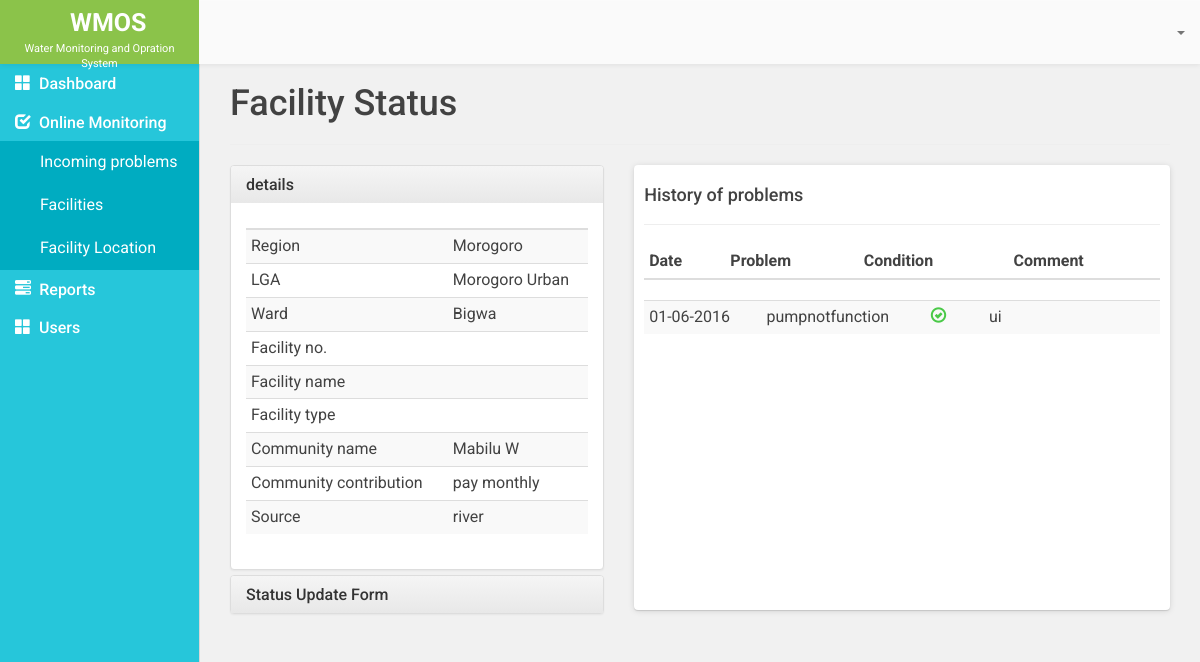
The app's page /edit_facility_status.php, older data.
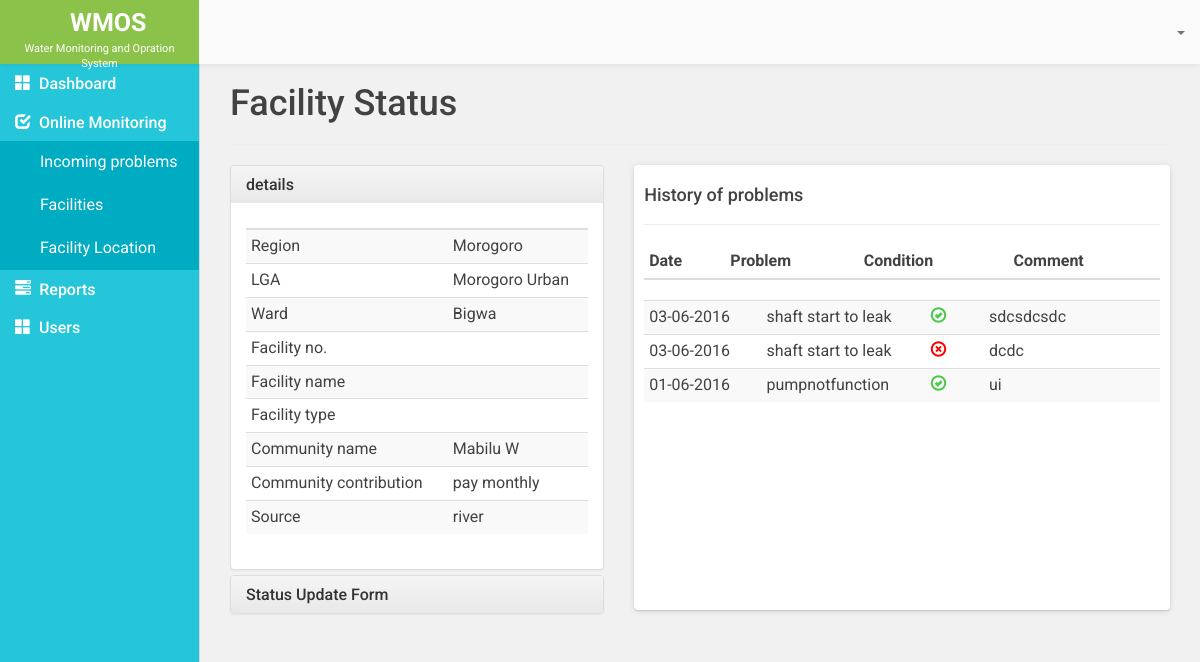
The same page, newer data.
### tables this page shows
CREATE TABLE `faci_status` (
  `id` int(11) NOT NULL,
  `faci_num` varchar(255) DEFAULT NULL,
  `problem_id` varchar(255) NOT NULL,
  `faci_con` varchar(255) DEFAULT NULL COMMENT 'facility condition or facility status',
  `comment` varchar(255) DEFAULT NULL,
  `date_of_update` varchar(255) DEFAULT NULL
);

### edit_facility_status.php (the view, shortened to what the changed rows need)
<?php
  include 'database.php';
  $id = $_GET['id'];
  $sql = "SELECT * FROM faci WHERE faci_num ='$id'";
  $result = mysqli_query($conn,$sql) or die(mysqli_error());
  while ($row = mysqli_fetch_assoc($result)) {
    $data= array(
      'region'       => $row['region'],
      'lga'          => $row['lga'],
      'ward'         => $row['ward'],
      'faci_num'     => $row['faci_num'],
      'faci_name'    => $row['faci_name'],
      'faci_type'    => $row['faci_type'],
      'com_name'     => $row['com_name'],
      'com_contrib'  => $row['com_contrib'],
      'source'       => $row['source']
    );
  }
  function getProb($p_id,$conn){
    $prob_sql = "SELECT problems FROM faci_problems WHERE id = '$p_id'";
    $prob_result = mysqli_query($conn,$prob_sql)or die(mysqli_error());
    while ($prob_row = mysqli_fetch_assoc($prob_result)) {
      return $f_prob = $prob_row['problems'];
    }
  }
  $f_status_sql = "SELECT * FROM faci_status WHERE faci_num ='$id' ORDER BY id DESC";
  $f_status_result = mysqli_query($conn,$f_status_sql) or die(mysqli_error());
  $num_rows = mysqli_num_rows($f_status_result);
  if ($num_rows > 0) {
   while ($f_status_row = mysqli_fetch_assoc($f_status_result)) {
      $f_status_data[] = array(
            'faci_num'            => $f_status_row['faci_num'] ,
            'date_of_update'  => $f_status_row['date_of_update'] ,
            'faci_con'           => $f_status_row['faci_con'] ,
            'comment'         => $f_status_row['comment'] ,
            'id'              => $f_status_row['id'] ,
            'problem'      => getProb($f_status_row['problem_id'],$conn) ,
      );
    }
  }else{
    $f_status_data = FALSE;
  }
  ?>
<!DOCTYPE html>
<html>
<head>
 <?php include "includes/_csslinks.php"; ?>
  <body>
	<div class= "container-fluid">
		<div class="row" id="page">
			<div class="col-md-10">
        <div class="container-fluid">
          <div class="row">
            <div class="col-md-12">
              <h1 class=""><?php echo $data['faci_name'] ?> Facility Status</h1><hr/>
            </div>
          </div>
          <div class="row">
            <div class="col-md-5">
              <div class="panel-group" id="accordion" role="tablist" aria-multiselectable="true">
                <div class="panel panel-default">
                  <div id="faci_detail" class="panel-collapse collapse in" role="tabpanel" aria-labelledby="faci_detail_heading">
                    <div class="panel-body">
                       <table class="table-condensed table table-striped">
                        <thead>
                          <th></th>
                          <th></th>
                        </thead>
                      </table>
                    </div>
                  </div>
                </div>
              </div>
            </div>
            <div class="col-md-7">
              <div class="white-data-table">
                <table  class="table table-condensed table-striped">
                   <thead>
                      <th>Date</th>
                      <th>Problem</th>
                      <th>Condition</th>
                      <th>Comment</th>
                    </thead>
                </table>
                <div class="history-problem-table">
                  <table class="table table-condensed table-striped">
                    <tbody>
                    <?php if ($f_status_data):
                          foreach ($f_status_data as $key => $f_status): ?>
                          <tr>
                          <td class="col-md-2"><?php echo date('d-m-Y',$f_status['date_of_update'])  ?></td>
                          <td class="col-md-2"><?php echo $f_status['problem']  ?></td>
                          <td class="col-md-1"><?php  echo $f_status['faci_con'] == 1 ? '<span class="glyphicon glyphicon-ok-circle"></span>': '<span class="glyphicon glyphicon-remove-circle"></span>'; ?></td>
                          <td class="col-md-3"><?php echo $f_status['comment']  ?></td>
                          </tr>
                    <?php endforeach;
                          endif; ?>
                    </tbody>
                  </table>
                </div>
              </div>
            </div>
          </div>
        </div>
			</div>
		</div>
	</div>
<?php include "includes/_jslinks.php"; ?>
</body>
</html>

Row changes from the older to the newer data that the page shows:
added faci_status: date_of_update "03-06-2016", problem "shaft start to leak", faci_con "1" (drawn), comment "sdcsdcsdc"
added faci_status: date_of_update "03-06-2016", problem "shaft start to leak", faci_con "0" (drawn), comment "dcdc"
